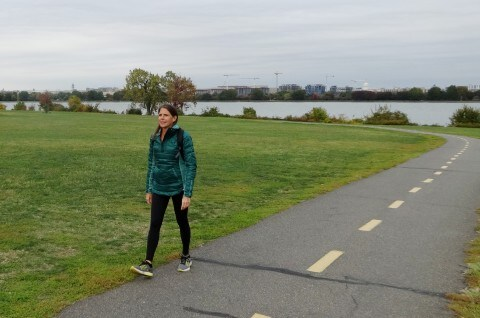
#> input picture images/sample.jpg, 480 x 318 px
$ python Markers_for_watershed_transform.py
#> lines starting #> are read from the running program, lines starting #| are printed output that depends on the picture; after the words box and inside, x2 and y2 are one past the last pixel; in counts of white or black regions, pixels touching at a corner belong together
from scipy import ndimage as ndi
import matplotlib.pyplot as plt

from skimage.morphology import disk
from skimage.segmentation import watershed
from skimage import io
from skimage.filters import rank
from skimage.util import img_as_ubyte
from skimage.color import rgb2gray

image = io.imread("images/sample.jpg")
#> image is the input picture: shape (318, 480, 3); mean R, G, B 133.8, 140.1, 118.2
image = rgb2gray(image)
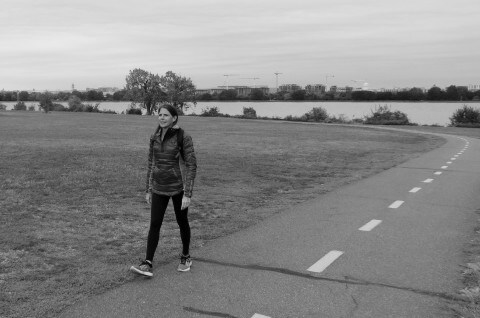
#> image: shape (318, 480) float64; min 0, max 0.92, mean 0.538
image = img_as_ubyte(image)

# denoise image
denoised = rank.median(image, disk(2))

# find continuous region (low gradient -
# where less than 10 for this image) --> markers
# disk(5) is used here to get a more smooth image
markers = rank.gradient(denoised, disk(5)) < 10
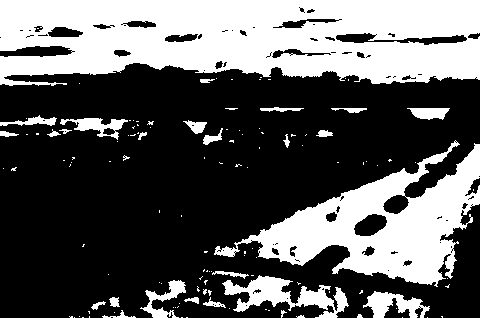
#> markers: shape (318, 480) bool; 35.9% white; 127 white regions (101 under 20 px), largest, box (x1, y1, x2, y2) and area: (0, 0, 480, 86) 33155, (214, 140, 480, 287) 14901, (222, 275, 349, 318) 2217
markers = ndi.label(markers)[0]
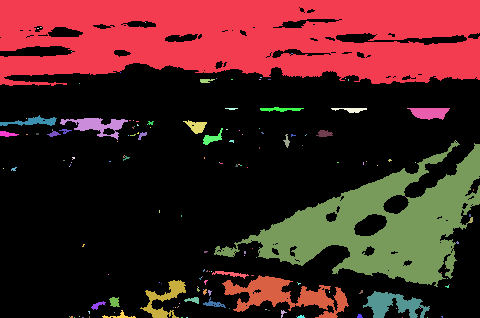
#> markers: shape (318, 480) int32; 166 distinct labels, from 0 to 165; one colour per label, 0 black

# local gradient (disk(2) is used to keep edges thin)
gradient = rank.gradient(denoised, disk(2))
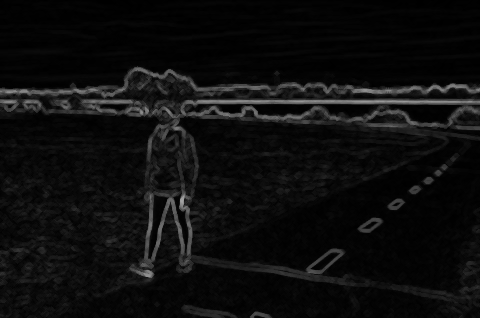
#> gradient: shape (318, 480); min 0, max 163, mean 13.6

# process the watershed
labels = watershed(gradient, markers)
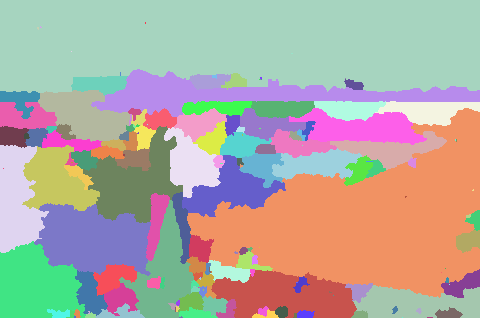
#> labels: shape (318, 480) int32; 165 distinct labels, from 1 to 165; one colour per label, 0 black

# display results
fig, axes = plt.subplots(nrows=2, ncols=2, figsize=(8, 8),
                         sharex=True, sharey=True)
ax = axes.ravel()

ax[0].imshow(image, cmap=plt.cm.gray)
ax[0].set_title("Original")

ax[1].imshow(gradient, cmap=plt.cm.nipy_spectral)
ax[1].set_title("Local Gradient")

ax[2].imshow(markers, cmap=plt.cm.nipy_spectral)
ax[2].set_title("Markers")

ax[3].imshow(image, cmap=plt.cm.gray)
ax[3].imshow(labels, cmap=plt.cm.nipy_spectral, alpha=.7)
ax[3].set_title("Segmented")

for a in ax:
    a.axis('off')

fig.tight_layout()
plt.show()

$ run again, with images/Leuven1B.jpg copied over images/sample.jpg
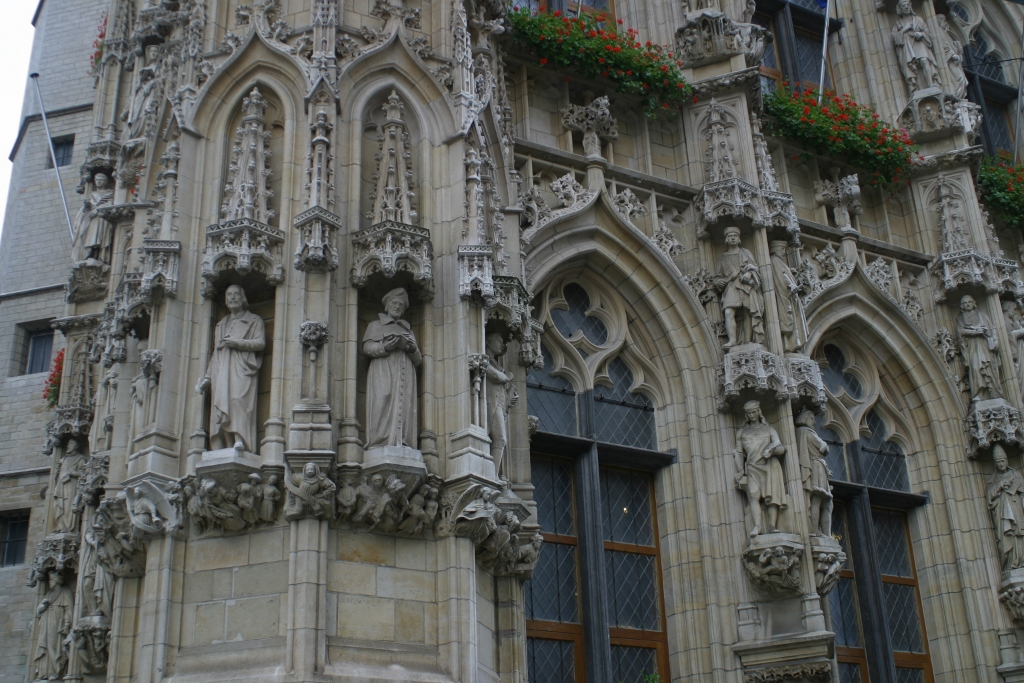
#> input picture images/Leuven1B.jpg, 1024 x 683 px
#> image is the input picture: shape (683, 1024, 3); mean R, G, B 90.9, 92.4, 89.1
#> `markers = rank.gradient(denoised, disk(5)) < 10`:
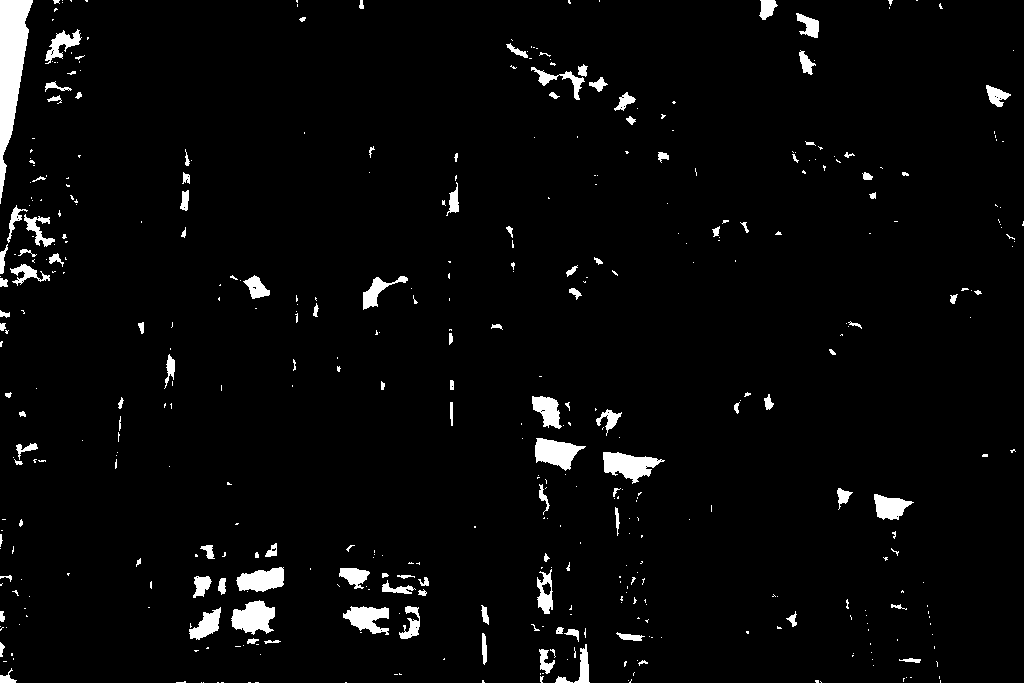
#> markers: shape (683, 1024) bool; 3.3% white; 455 white regions (331 under 20 px), largest, box (x1, y1, x2, y2) and area: (0, 0, 33, 204) 3335, (603, 452, 665, 484) 1077, (231, 600, 275, 635) 1017
#> `labels = watershed(gradient, markers)`:
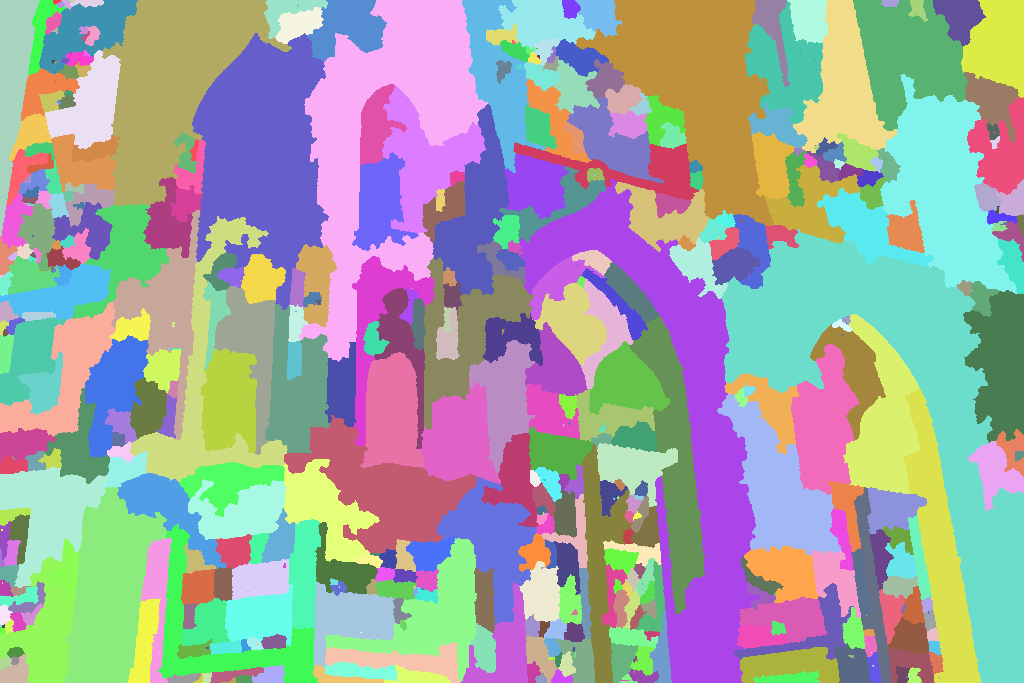
#> labels: shape (683, 1024) int32; 547 distinct labels, from 1 to 547; one colour per label, 0 black

$ run again, with images/library1.jpg copied over images/sample.jpg
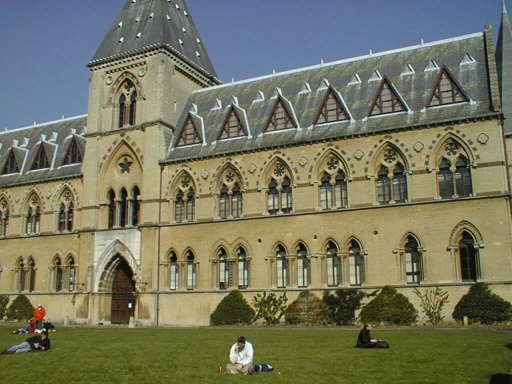
#> input picture images/library1.jpg, 512 x 384 px
#> image is the input picture: shape (384, 512, 3); mean R, G, B 116.2, 117.4, 94.6
#> `markers = rank.gradient(denoised, disk(5)) < 10`:
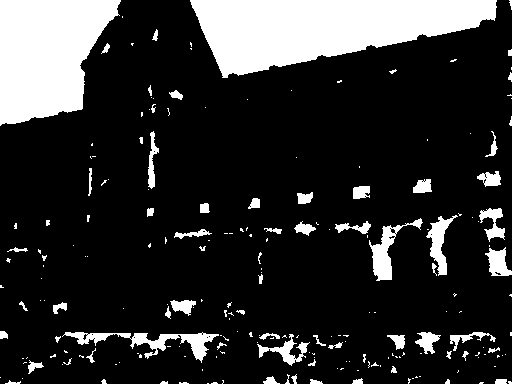
#> markers: shape (384, 512) bool; 18.2% white; 214 white regions (149 under 20 px), largest, box (x1, y1, x2, y2) and area: (190, 0, 497, 78) 14996, (0, 0, 121, 126) 11031, (62, 332, 219, 363) 1369
#> `labels = watershed(gradient, markers)`:
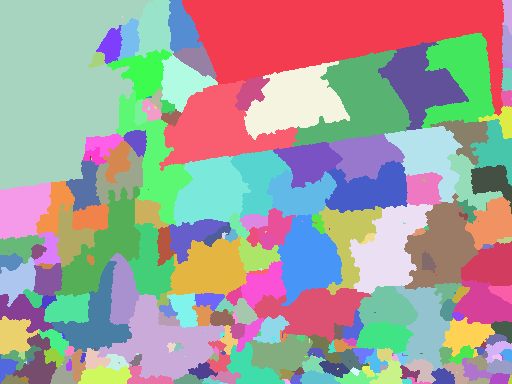
#> labels: shape (384, 512) int32; 276 distinct labels, from 1 to 276; one colour per label, 0 black
